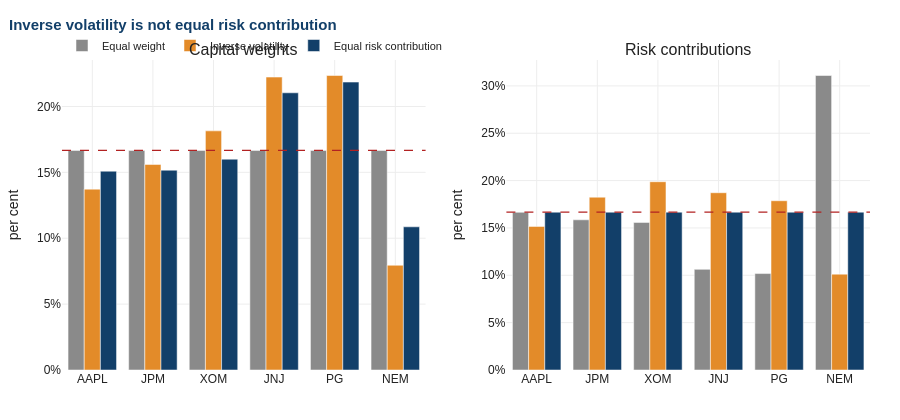

Notebook code for this chart:
### Code cell
fig = make_subplots(rows=1, cols=2,
                    subplot_titles=("Capital weights", "Risk contributions"))
for j, frame in enumerate([weights, contribs], start=1):
    for name, colour in zip(frame.columns, [a6.GREY, a6.ORANGE, a6.NAVY]):
        fig.add_trace(go.Bar(x=ASSETS, y=frame[name] * 100, name=name,
                             marker_color=colour, showlegend=(j == 1)), row=1, col=j)
    fig.add_hline(y=100 / n, line=dict(color=a6.RED, width=1.4, dash="dash"),
                  row=1, col=j)

a6.style(fig, title="Inverse volatility is not equal risk contribution", height=420)
fig.update_yaxes(title="per cent", ticksuffix="%")
fig.show()

### Figure 1 — Plotly figure (JSON) as saved in the notebook; plotly's stock layout.template omitted (floating-point values rounded to 4 significant figures)
{"data": [{"marker": {"color": "#8A8A8A"}, "name": "Equal weight", "showlegend": true, "type": "bar", "x": ["AAPL", "JPM", "XOM", "JNJ", "PG", "NEM"], "xaxis": "x", "y": [16.67, 16.67, 16.67, 16.67, 16.67, 16.67], "yaxis": "y"}, {"marker": {"color": "#E38B29"}, "name": "Inverse volatility", "showlegend": true, "type": "bar", "x": ["AAPL", "JPM", "XOM", "JNJ", "PG", "NEM"], "xaxis": "x", "y": [13.73, 15.6, 18.15, 22.23, 22.35, 7.949], "yaxis": "y"}, {"marker": {"color": "#123F69"}, "name": "Equal risk contribution", "showlegend": true, "type": "bar", "x": ["AAPL", "JPM", "XOM", "JNJ", "PG", "NEM"], "xaxis": "x", "y": [15.09, 15.16, 16.0, 21.04, 21.85, 10.87], "yaxis": "y"}, {"marker": {"color": "#8A8A8A"}, "name": "Equal weight", "showlegend": false, "type": "bar", "x": ["AAPL", "JPM", "XOM", "JNJ", "PG", "NEM"], "xaxis": "x2", "y": [16.65, 15.86, 15.58, 10.63, 10.18, 31.1], "yaxis": "y2"}, {"marker": {"color": "#E38B29"}, "name": "Inverse volatility", "showlegend": false, "type": "bar", "x": ["AAPL", "JPM", "XOM", "JNJ", "PG", "NEM"], "xaxis": "x2", "y": [15.16, 18.25, 19.88, 18.72, 17.87, 10.12], "yaxis": "y2"}, {"marker": {"color": "#123F69"}, "name": "Equal risk contribution", "showlegend": false, "type": "bar", "x": ["AAPL", "JPM", "XOM", "JNJ", "PG", "NEM"], "xaxis": "x2", "y": [16.67, 16.67, 16.67, 16.67, 16.67, 16.67], "yaxis": "y2"}], "layout": {"annotations": [{"font": {"size": 16}, "showarrow": false, "text": "Capital weights", "x": 0.225, "xanchor": "center", "xref": "paper", "y": 1, "yanchor": "bottom", "yref": "paper"}, {"font": {"size": 16}, "showarrow": false, "text": "Risk contributions", "x": 0.775, "xanchor": "center", "xref": "paper", "y": 1, "yanchor": "bottom", "yref": "paper"}], "colorway": ["#123F69", "#E38B29", "#8A8A8A", "#2E7D7B", "#B22222"], "font": {"color": "#222222", "family": "Helvetica, Arial, sans-serif", "size": 12}, "height": 420, "hovermode": "x unified", "legend": {"font": {"size": 11}, "orientation": "h", "x": 0, "xanchor": "left", "y": 1, "yanchor": "bottom"}, "margin": {"b": 50, "l": 60, "r": 30, "t": 60}, "shapes": [{"line": {"color": "#B22222", "dash": "dash", "width": 1.4}, "type": "line", "x0": 0, "x1": 1, "xref": "x domain", "y0": 16.67, "y1": 16.67, "yref": "y"}, {"line": {"color": "#B22222", "dash": "dash", "width": 1.4}, "type": "line", "x0": 0, "x1": 1, "xref": "x2 domain", "y0": 16.67, "y1": 16.67, "yref": "y2"}], "title": {"font": {"color": "#123F69", "size": 15}, "text": "<b>Inverse volatility is not equal risk contribution</b>", "x": 0.01}, "xaxis": {"anchor": "y", "domain": [0, 0.45], "gridcolor": "#EDEDED", "showgrid": true, "zeroline": false}, "xaxis2": {"anchor": "y2", "domain": [0.55, 1], "gridcolor": "#EDEDED", "showgrid": true, "zeroline": false}, "yaxis": {"anchor": "x", "domain": [0, 1], "gridcolor": "#EDEDED", "showgrid": true, "ticksuffix": "%", "title": {"text": "per cent"}, "zeroline": false}, "yaxis2": {"anchor": "x2", "domain": [0, 1], "gridcolor": "#EDEDED", "showgrid": true, "ticksuffix": "%", "title": {"text": "per cent"}, "zeroline": false}}}
